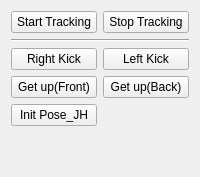
         <widget class="QWidget" name="tab_demo">
          <attribute name="title">
           <string>Demo</string>
          </attribute>
          <layout class="QGridLayout" name="gridLayout_14">
           <item row="0" column="0">
            <widget class="QPushButton" name="button_demo_start">
             <property name="text">
              <string>Start Tracking</string>
             </property>
            </widget>
           </item>
           <item row="2" column="0">
            <widget class="QPushButton" name="button_r_kick">
             <property name="text">
              <string>Right Kick</string>
             </property>
            </widget>
           </item>
           <item row="1" column="0" colspan="2">
            <widget class="Line" name="line_6">
             <property name="orientation">
              <enum>Qt::Horizontal</enum>
             </property>
            </widget>
           </item>
           <item row="3" column="0">
            <widget class="QPushButton" name="button_getup_front">
             <property name="text">
              <string>Get up(Front)</string>
             </property>
            </widget>
           </item>
           <item row="3" column="1">
            <widget class="QPushButton" name="button_getup_back">
             <property name="text">
              <string>Get up(Back)</string>
             </property>
            </widget>
           </item>
           <item row="5" column="0">
            <spacer name="verticalSpacer_3">
             <property name="orientation">
              <enum>Qt::Vertical</enum>
             </property>
             <property name="sizeHint" stdset="0">
              <size>
               <width>20</width>
               <height>40</height>
              </size>
             </property>
            </spacer>
           </item>
           <item row="0" column="1">
            <widget class="QPushButton" name="button_demo_stop">
             <property name="text">
              <string>Stop Tracking</string>
             </property>
            </widget>
           </item>
           <item row="2" column="1">
            <widget class="QPushButton" name="button_l_kick">
             <property name="text">
              <string>Left Kick</string>
             </property>
            </widget>
           </item>
           <item row="4" column="0">
            <widget class="QPushButton" name="button_init_pose_jh">
             <property name="text">
              <string>Init Pose_JH</string>
             </property>
            </widget>
           </item>
          </layout>
         </widget>
